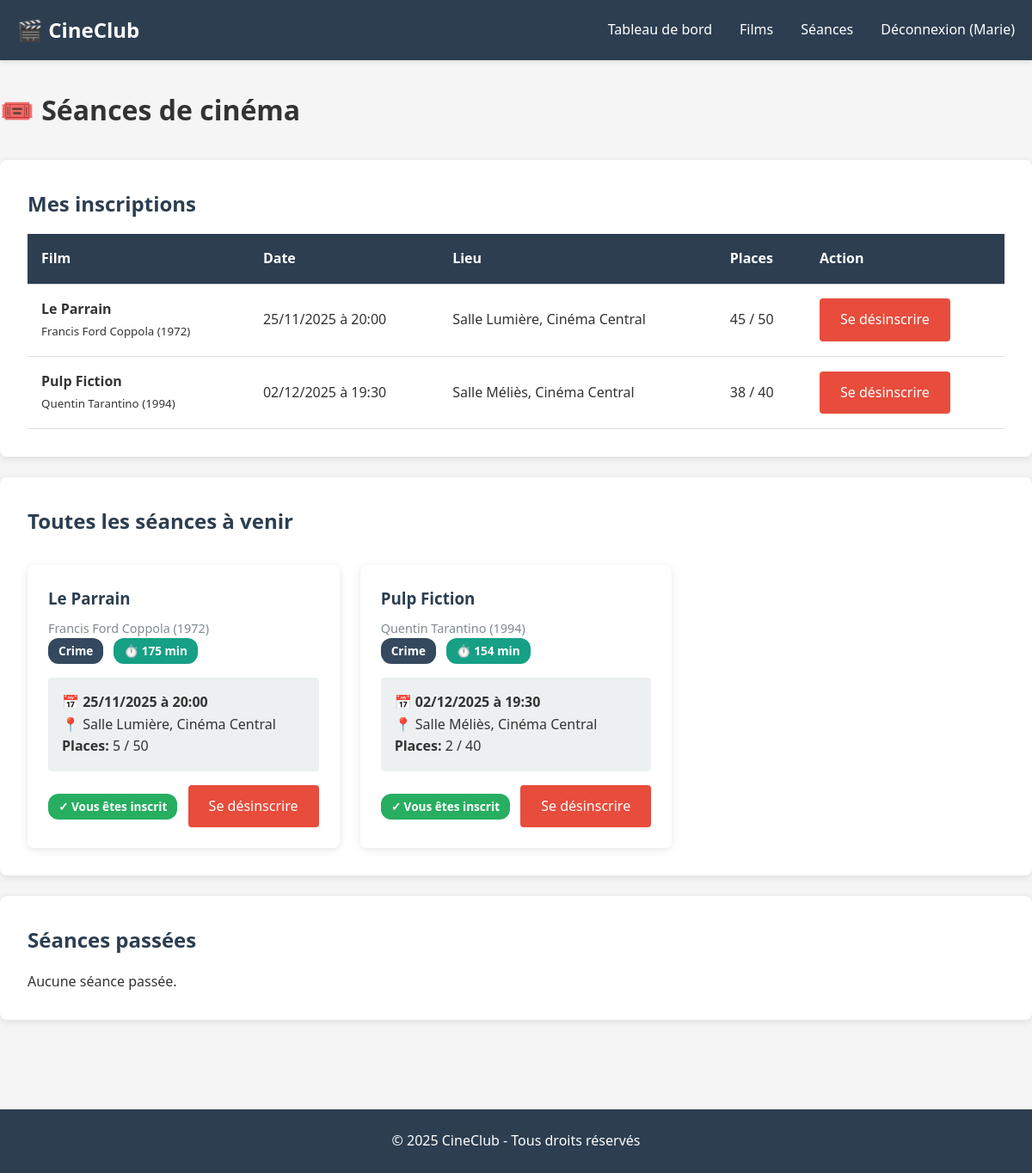
/seances.php (signed in), run on the app's committed database.
### tables this page shows
CREATE TABLE participations (
    id INT PRIMARY KEY AUTO_INCREMENT,
    user_id INT NOT NULL,
    seance_id INT NOT NULL,
    date_inscription DATETIME DEFAULT CURRENT_TIMESTAMP,
    FOREIGN KEY (user_id) REFERENCES users(id) ON DELETE CASCADE,
    FOREIGN KEY (seance_id) REFERENCES seances(id) ON DELETE CASCADE,
    UNIQUE KEY unique_participation (user_id, seance_id),
    INDEX idx_seance (seance_id)
);

CREATE TABLE films (
    id INT PRIMARY KEY AUTO_INCREMENT,
    titre VARCHAR(200) NOT NULL,
    realisateur VARCHAR(150) NOT NULL,
    annee INT NOT NULL,
    genre VARCHAR(50) NOT NULL,
    synopsis TEXT,
    duree INT,
    statut ENUM('propose', 'en_vote', 'programme', 'visionne') DEFAULT 'propose',
    user_id INT NOT NULL,
    date_proposition DATETIME DEFAULT CURRENT_TIMESTAMP,
    FOREIGN KEY (user_id) REFERENCES users(id) ON DELETE CASCADE,
    INDEX idx_statut (statut),
    INDEX idx_user (user_id)
);

CREATE TABLE seances (
    id INT PRIMARY KEY AUTO_INCREMENT,
    film_id INT NOT NULL,
    date_seance DATETIME NOT NULL,
    lieu VARCHAR(200) NOT NULL,
    capacite_max INT DEFAULT 50,
    places_restantes INT DEFAULT 50,
    FOREIGN KEY (film_id) REFERENCES films(id) ON DELETE CASCADE,
    INDEX idx_date (date_seance),
    INDEX idx_film (film_id)
);

### seances.php (the view, shortened to what this page needs)
<?php
require_once 'config/database.php';
include 'includes/header.php';
?>
<h1 style="margin-bottom: 2rem;">🎟️ Séances de cinéma</h1>
<div class="card">
    <h2>Mes inscriptions</h2>
    <?php
    $stmt = $pdo->prepare("
        SELECT s.*, f.titre, f.realisateur, f.annee, p.date_inscription
        FROM participations p
        JOIN seances s ON p.seance_id = s.id
        JOIN films f ON s.film_id = f.id
        WHERE p.user_id = ? AND s.date_seance >= NOW()
        ORDER BY s.date_seance ASC
    ");
    $stmt->execute([$_SESSION['user_id']]);
    $mes_inscriptions = $stmt->fetchAll();
    if (empty($mes_inscriptions)): ?>
        <p>Vous n'êtes inscrit à aucune séance.</p>
    <?php else: ?>
        <table class="table">
            <thead>
                <tr>
                    <th>Film</th>
                    <th>Date</th>
                    <th>Lieu</th>
                    <th>Places</th>
                    <th>Action</th>
                </tr>
            </thead>
            <tbody>
                <?php foreach ($mes_inscriptions as $inscription): ?>
                    <tr>
                        <td>
                            <strong><?php echo htmlspecialchars($inscription['titre']); ?></strong><br>
                            <small><?php echo htmlspecialchars($inscription['realisateur']); ?> (<?php echo $inscription['annee']; ?>)</small>
                        </td>
                        <td><?php echo date('d/m/Y à H:i', strtotime($inscription['date_seance'])); ?></td>
                        <td><?php echo htmlspecialchars($inscription['lieu']); ?></td>
                        <td><?php echo $inscription['places_restantes']; ?> / <?php echo $inscription['capacite_max']; ?></td>
                        <td>
                            <a href="seances.php?action=unregister&id=<?php echo $inscription['id']; ?>" class="btn btn-danger" onclick="return confirm('Se désinscrire de cette séance ?')">Se désinscrire</a>
                        </td>
                    </tr>
                <?php endforeach; ?>
            </tbody>
        </table>
    <?php endif; ?>
</div>
<div class="card">
    <h2>Toutes les séances à venir</h2>
    <?php
    $stmt = $pdo->prepare("
        SELECT s.*, f.titre, f.realisateur, f.annee, f.genre, f.duree,
               (SELECT COUNT(*) FROM participations WHERE seance_id = s.id) as inscrits,
               (SELECT COUNT(*) FROM participations WHERE seance_id = s.id AND user_id = ?) as user_inscrit
        FROM seances s
        JOIN films f ON s.film_id = f.id
        WHERE s.date_seance >= NOW()
        ORDER BY s.date_seance ASC
    ");
    $stmt->execute([$_SESSION['user_id']]);
    $toutes_seances = $stmt->fetchAll();
    if (empty($toutes_seances)): ?>
        <p>Aucune séance programmée pour le moment.</p>
        <?php if (isAdmin()): ?>
            <a href="admin/manage_seances.php" class="btn">Programmer une séance</a>
        <?php endif; ?>
    <?php else: ?>
        <div class="films-grid">
            <?php foreach ($toutes_seances as $seance): ?>
                <div class="film-card">
                    <h3><?php echo htmlspecialchars($seance['titre']); ?></h3>
                    <p class="film-meta">
                        <?php echo htmlspecialchars($seance['realisateur']); ?> (<?php echo $seance['annee']; ?>)<br>
                        <span class="badge" style="background-color: #34495e; color: white;"><?php echo $seance['genre']; ?></span>
                        <span class="badge" style="background-color: #16a085; color: white;">⏱️ <?php echo $seance['duree']; ?> min</span>
                    </p>
                    <div style="background-color: #ecf0f1; padding: 1rem; border-radius: 4px; margin: 1rem 0;">
                        <p><strong>📅 <?php echo date('d/m/Y à H:i', strtotime($seance['date_seance'])); ?></strong></p>
                        <p>📍 <?php echo htmlspecialchars($seance['lieu']); ?></p>
                        <p>
                            <strong>Places:</strong>
                            <?php
                            $places_prises = $seance['capacite_max'] - $seance['places_restantes'];
                            echo $places_prises . ' / ' . $seance['capacite_max'];
                            ?>
                        </p>
                    </div>
                    <?php if ($seance['user_inscrit'] > 0): ?>
                        <span class="badge badge-visionne">✓ Vous êtes inscrit</span>
                        <a href="seances.php?action=unregister&id=<?php echo $seance['id']; ?>" class="btn btn-danger" onclick="return confirm('Se désinscrire ?')">Se désinscrire</a>
                    <?php elseif ($seance['places_restantes'] > 0): ?>
                        <a href="seances.php?action=register&id=<?php echo $seance['id']; ?>" class="btn btn-success">S'inscrire</a>
                    <?php else: ?>
                        <button class="btn btn-secondary" disabled>Complet</button>
                    <?php endif; ?>
                </div>
            <?php endforeach; ?>
        </div>
    <?php endif; ?>
</div>
<div class="card">
    <h2>Séances passées</h2>
    <?php
    $stmt = $pdo->prepare("
        SELECT s.*, f.titre, f.realisateur, f.annee,
               (SELECT COUNT(*) FROM participations WHERE seance_id = s.id) as participants
        FROM seances s
        JOIN films f ON s.film_id = f.id
        WHERE s.date_seance < NOW()
        ORDER BY s.date_seance DESC
        LIMIT 10
    ");
    $stmt->execute();
    $seances_passees = $stmt->fetchAll();
    if (empty($seances_passees)): ?>
        <p>Aucune séance passée.</p>
    <?php endif; ?>
</div>
<?php include 'includes/footer.php'; ?>

### css/style.css (style rules this page uses)
* { margin: 0; padding: 0; box-sizing: border-box; }
body { font-family: 'Segoe UI', Tahoma, Geneva, Verdana, sans-serif; background-color: #f5f5f5; color: #333; line-height: 1.6; }
.card { background: white; border-radius: 8px; padding: 2rem; margin-bottom: 1.5rem; box-shadow: 0 2px 10px rgba(0,0,0,0.1); }
.card h2 { color: #2c3e50; margin-bottom: 1rem; }
.btn { display: inline-block; padding: 0.75rem 1.5rem; background-color: #3498db; color: white; border: none; border-radius: 4px; cursor: pointer; text-decoration: none; font-size: 1rem; transition: background-color 0.3s; }
.btn-danger { background-color: #e74c3c; }
.table { width: 100%; border-collapse: collapse; margin-top: 1rem; }
.table th, .table td { padding: 1rem; text-align: left; border-bottom: 1px solid #ddd; }
.table th { background-color: #2c3e50; color: white; font-weight: 600; }
.films-grid { display: grid; grid-template-columns: repeat(auto-fill, minmax(300px, 1fr)); gap: 1.5rem; margin-top: 2rem; }
.film-card { background: white; border-radius: 8px; padding: 1.5rem; box-shadow: 0 2px 10px rgba(0,0,0,0.1); transition: transform 0.3s; }
.film-card h3 { color: #2c3e50; margin-bottom: 0.5rem; }
.film-meta { color: #7f8c8d; font-size: 0.9rem; margin-bottom: 1rem; }
.badge { display: inline-block; padding: 0.25rem 0.75rem; border-radius: 12px; font-size: 0.85rem; font-weight: 600; margin-right: 0.5rem; }
.badge-visionne { background-color: #27ae60; color: white; }

### data on the page
participations: films.titre "Le Parrain", films.realisateur "Francis Ford Coppola", films.annee "1972", seance.date_seance "25/11/2025 à 20:00", seance.lieu "Salle Lumière, Cinéma Central", seance.places_restantes "45", seance.capacite_max "50"
participations: films.titre "Pulp Fiction", films.realisateur "Quentin Tarantino", films.annee "1994", seance.date_seance "02/12/2025 à 19:30", seance.lieu "Salle Méliès, Cinéma Central", seance.places_restantes "38", seance.capacite_max "40"
seances: film.titre "Le Parrain", film.realisateur "Francis Ford Coppola", film.annee "1972", film.genre "Crime", film.duree "175", date_seance "25/11/2025 à 20:00", lieu "Salle Lumière, Cinéma Central", places_prises "5", capacite_max "50"
seances: film.titre "Pulp Fiction", film.realisateur "Quentin Tarantino", film.annee "1994", film.genre "Crime", film.duree "154", date_seance "02/12/2025 à 19:30", lieu "Salle Méliès, Cinéma Central", places_prises "2", capacite_max "40"

### other printed values
$_SESSION['prenom'] "Marie"
